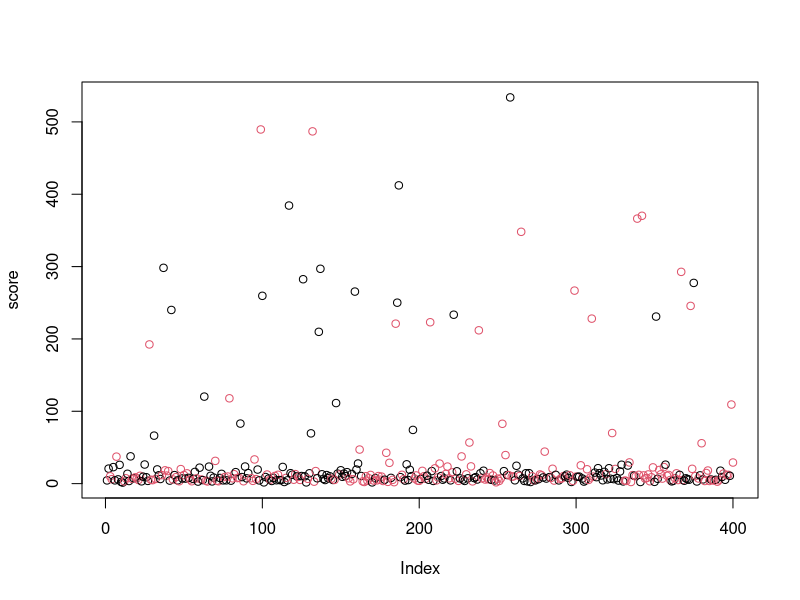
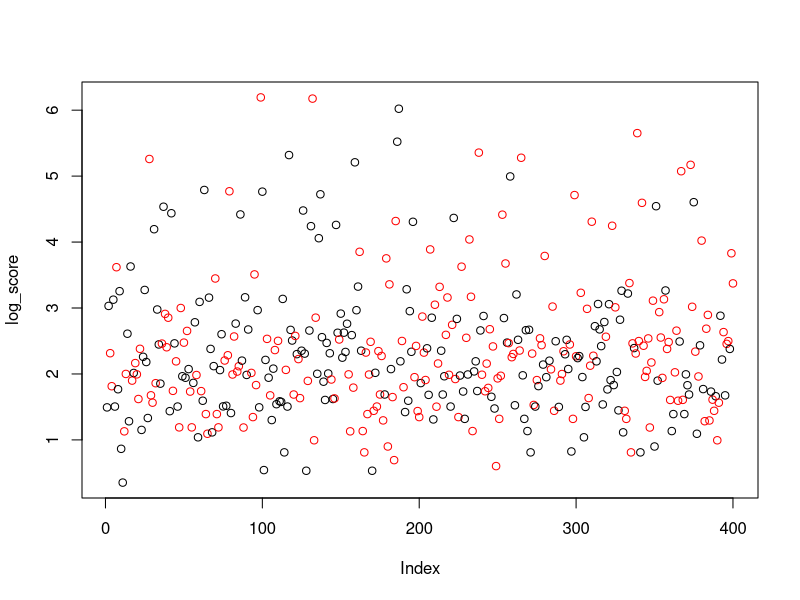

Generate these figures, in order, with R:
## ---- chunk 1
library(data.table)
library(dplyr)
library(rjson)
#library(knitr)
## ---- chunk 2
# Read in the correct bounding cooridinates
pilot_d <- fread("../data/pilot_2/pilot2_results.csv")

# Remove bad image where bounding box not available
pilot_d <- pilot_d[ImageId != "https://kstonedev.s3-us-west-2.amazonaws.com/W241/openimages/104b3a47edc67285.jpg",]
pilot_d <- pilot_d[ImageId != "https://kstonedev.s3-us-west-2.amazonaws.com/W241/openimages/1002f337f91b7932.jpg",]
pilot_d <- pilot_d[ImageId != "https://kstonedev.s3-us-west-2.amazonaws.com/W241/openimages/1271622877a21c47.jpg",]



pilot_d[, log_bounding_box_score := log(bounding_box_score)]


head(pilot_d)
## ---- chunk 3
worker_mean_score <- pilot_d[, .(score = mean(bounding_box_score), log_score = mean(log_bounding_box_score), in_treatment = as.integer(median(in_treatment))), keyby=WorkerId]

worker_mean_score[, plot(score, col=(in_treatment+1))]
worker_mean_score[, plot(log_score, col=c("black", "red")[in_treatment+1])]

## ---- chunk 4
pilot_d[, mean(bounding_box_score, na.rm=T), keyby=in_treatment]

mod <- pilot_d[, lm(bounding_box_score ~ in_treatment+bound_size)]
summary(mod)

#t.test(pilot_d[in_treatment == 1, bounding_box_score], pilot_d[in_treatment == 0, bounding_box_score])

## ---- chunk 5
mod <- pilot_d[, lm(bounding_box_score ~ WorkTimeInSeconds)]
summary(mod)
## ---- chunk 6
pilot_d[, mean(WorkTimeInSeconds, na.rm=T), keyby=in_treatment]

mod <- pilot_d[, lm(WorkTimeInSeconds ~ in_treatment)]
summary(mod)

## ---- chunk 7
mod <- worker_mean_score[score < 100, lm(score ~ in_treatment)]
summary(mod)
## ---- chunk 8
pilot_d[, mean(WorkTimeInSeconds)]
## ---- chunk 9
pilot_d[, .N, keyby=WorkerId]
## ---- chunk 10

pilot_d[, sum(in_treatment)]
## ---- chunk 11

pilot_d[, mean(bounding_box_score), keyby=ImageId]
## ---- chunk 12
pilot_d[, .N, keyby=WorkerId]
